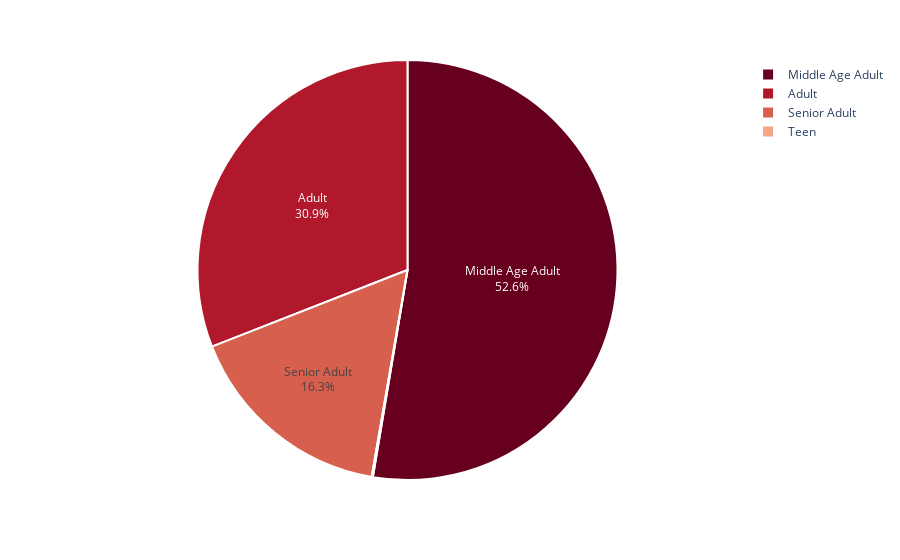

Here is the notebook cell this chart was saved with:
### Markdown cell above
Their seems to be no relationship brtween Age and Total spendings

### Code cell
## Age gropus
ag = df.Age_Group.value_counts()

fig = px.pie(children, 
             values = ag.values, 
             names = ag.index,
             color_discrete_sequence=px.colors.sequential.RdBu)
fig.update_traces(textposition='inside', textinfo='percent+label', 
                  marker = dict(line = dict(color = 'white', width = 2)))
fig.show()

### Figure 1 — Plotly figure (JSON) as saved in the notebook; plotly's stock layout.template omitted (floating-point values rounded to 4 significant figures)
{"data": [{"domain": {"x": [0, 1], "y": [0, 1]}, "hovertemplate": "label=%{label}<br>value=%{value}<extra></extra>", "labels": ["Middle Age Adult", "Adult", "Senior Adult", "Teen"], "legendgroup": "", "marker": {"line": {"color": "white", "width": 2}}, "name": "", "showlegend": true, "textinfo": "percent+label", "textposition": "inside", "type": "pie", "values": [1177, 692, 365, 2]}], "layout": {"legend": {"tracegroupgap": 0}, "margin": {"t": 60}, "piecolorway": ["rgb(103,0,31)", "rgb(178,24,43)", "rgb(214,96,77)", "rgb(244,165,130)", "rgb(253,219,199)", "rgb(247,247,247)", "rgb(209,229,240)", "rgb(146,197,222)", "rgb(67,147,195)", "rgb(33,102,172)", "rgb(5,48,97)"]}}
